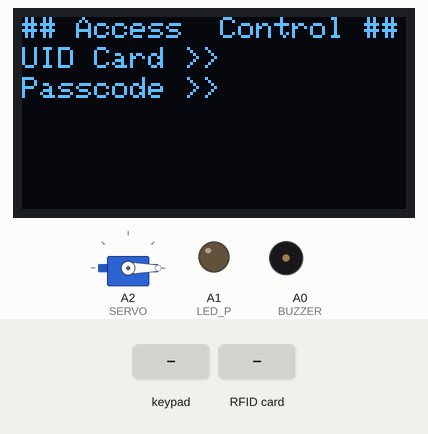
Simulated run of this sketch. Board: Arduino Uno, built with avr-gcc and run on an emulated ATmega328P. Parts: servo, 128×64 one-colour display, output pins drawn as LEDs (lit = HIGH), buzzer (waves = sounding, pin HIGH). Inputs (shaded band) come from the test bench. Pins used as bus, display or sensor lines are not drawn; what the sketch prints to the serial monitor is not drawn.

Above: at 2.1 s.
2.2 s: keypad keys D 3 6 A 8 1 9 * pressed 0.4 s apart
At 5.2 s:
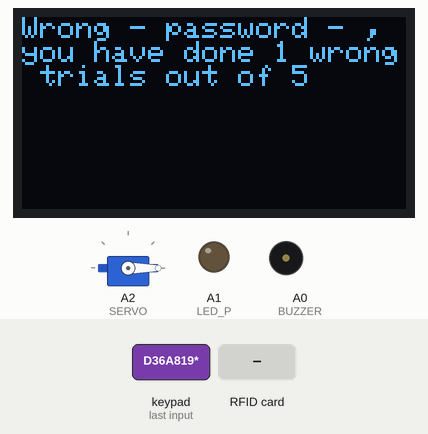
6.9 s: RFID card 5E 7A 19 C4 held to the reader
At 9.7 s:
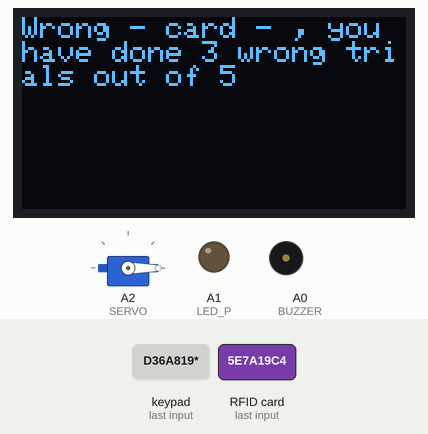
9.9 s: keypad keys 5 2 8 6 pressed 0.4 s apart
At 13.7 s:
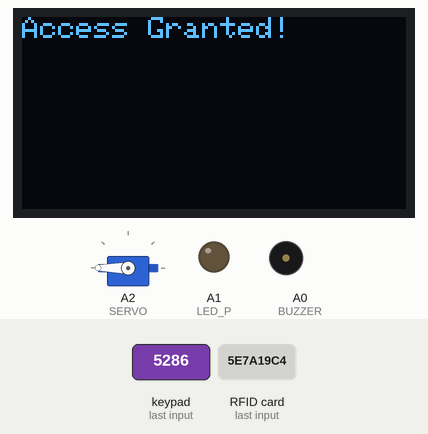
14.5 s: key 'B' pressed
At 17.3 s:
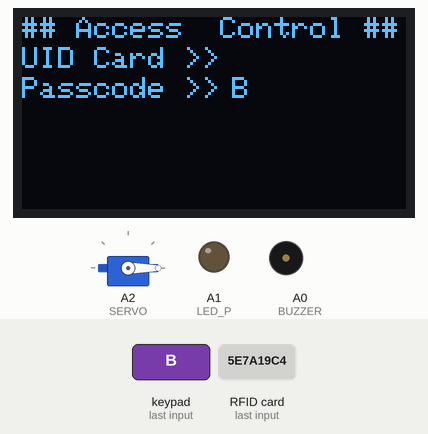
17.5 s: key 'C' pressed
19.0 s: keypad keys D 3 6 A 8 1 9 # pressed 0.4 s apart
At 23.2 s:
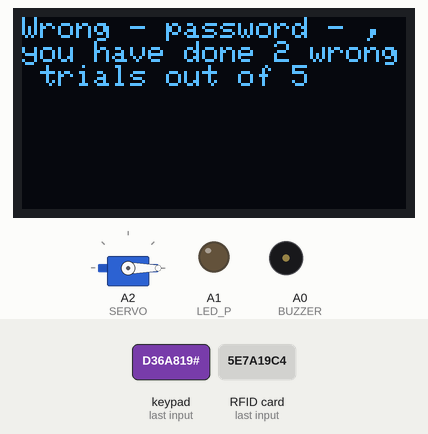
Timing chart, 0 to 24.7 s (numbered marks = the images above; inputs shaded):
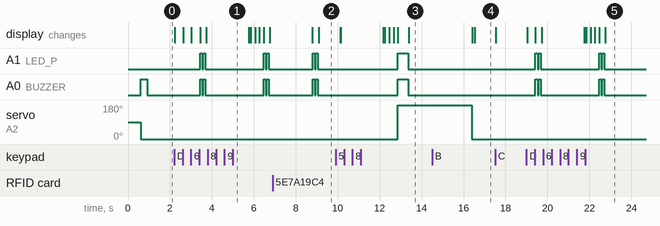

The sketch:

RFID_DOOR_LOCK.ino
```cpp
/*
 *--------------------------------------------------------------------------------------------------------------
 * RFID and Keypad based based door lock using Arduino Uno and OLED 128X64 display
 *--------------------------------------------------------------------------------------------------------------
 *
 * Author: Piyush Suteri -- https://www.instagram.com/piyush.suteri
 * This code was originally created for youtube video, link -- https://www.youtube.com/@piyushsuteri
 * Other links * Instructables -- https://www.instructables.com/member/piyushsuteri
 *
 *--------------------------------------------------------------------------------------------------------------
 * This code makes the use of MFRC522 library for RFID Module, https://github.com/miguelbalboa/rfid
 * This code also uses SPI library that is included with arduino ide and SSD1306 library which can be found at
   library manager in arduino ide and Servo library, also included with arduino ide
 * This code demonstrates project on digital door lock system using arduino uno. Components used for this are--
   * RS522 RFID reader and writter module with RFID tags
   * 4X4 Keypad module
   * 128X64 OLED Display
   * SG90 Servo motor
   * Arduino Uno R3
 *--------------------------------------------------------------------------------------------------------------
*/


//*======================= Include necessary libraries ============*
#include <SPI.h>
#include <MFRC522.h>
#include <Adafruit_SSD1306.h>
#include <Servo.h>
#include <Keypad.h>
//*================================================================*


/*
 * Pinout of RFID on some of arduino boards is as follows, this is provided for spi protocol
 * -----------------------------------------------------------------------------------------
 *             MFRC522      Arduino       Arduino   Arduino    Arduino          Arduino
 *             Reader/PCD   Uno/101       Mega      Nano v3    Leonardo/Micro   Pro Micro
 * Signal      Pin          Pin           Pin       Pin        Pin              Pin
 * -----------------------------------------------------------------------------------------
 * RST/Reset   RST          A3            A3         A3         RESET/ICSP-5     RST
 * SPI SS      SDA(SS)      10            53        D10        10               10
 * SPI MOSI    MOSI         11 / ICSP-4   51        D11        ICSP-4           16
 * SPI MISO    MISO         12 / ICSP-1   50        D12        ICSP-1           14
 * SPI SCK     SCK          13 / ICSP-3   52        D13        ICSP-3           15
 *
 * Pinout for other parts is in circuit diagram, see the youtube video to found it
*/


//*======================= Pinout ================================*
#define RST_PIN A3         // Reset pin RFID
#define SS_PIN 10          // SS pin RFID
#define SERVO A2           // Signal pin Servo
#define BUZZER A0          // Buzzer pin
#define LED_P A1         // Led pin
#define RESET LED_BUILTIN  // Reset for OLED


//*======================= Variables =============================*
const byte ROWS = 4;  // Four rows
const byte COLS = 4;  // Four columns

byte rowPins[ROWS] = { 2, 3, 4, 5 };  // {R1, R2, R3, R4}
byte colPins[COLS] = { 6, 7, 8, 9 };  // {C1, C2, C3, C4}

byte readCard[4];

String MasterTag = "D36A819";  // Your RFID Tag UID
String tagID = "";             // Scanned tag UID

int key_count = 0;    // Number of times any key in keypad was pressed
int wrong_pass = 0;   // Remembers number of times wrong password was entered
int oled_x_int = 70;  // Used to print password in oled display

int servo_u = 0;
int servo_v = 180;

char PASSWARD[5] = { '5', '2', '8', '6' };  // Correct passward (this is needed for keypad)
char password[5] = { '0', '0', '0', '0' };  // Stores passward entered by user

// Place keys according to order in your keypad
char Keys[ROWS][COLS] = {
  { '1', '2', '3', 'A' },
  { '4', '5', '6', 'B' },
  { '7', '8', '9', 'C' },
  { '*', '0', '#', 'D' }
};

//*===============================================================*
//*===============================================================*


//*========================Create instances=======================*
MFRC522 mfrc522(SS_PIN, RST_PIN);

Keypad keypad = Keypad(makeKeymap(Keys), rowPins, colPins, ROWS, COLS);

Adafruit_SSD1306 oled(RESET);

Servo myservo;
//*===============================================================*


//*===============================================================*
void setup() {
  myservo.attach(SERVO);

  pinMode(LED_P, OUTPUT);
  pinMode(BUZZER, OUTPUT);

  //*********** initallize ***********
  Serial.begin(9600);
  SPI.begin();
  oled.begin(SSD1306_SWITCHCAPVCC, 0x3C);
  mfrc522.PCD_Init();
  //**********************************

  //********* ready the oled *********
  oled.setTextColor(WHITE);
  oled.clearDisplay();
  oled.setCursor(0, 0);
  oled.print("## Access  Control ##");
  oled.setCursor(0, 10);
  oled.print("UID Card >>");
  oled.setCursor(0, 20);
  oled.print("Passcode >>");
  oled.display();
  delay(500);
  //**********************************

  //**** ready the serial monitor ****
  Serial.print("Access Control\n");
  Serial.print("Scan Card or enter password >>\n");
  //**********************************

  myservo.write(servo_u);

  //* indicate completetion of setup *
  digitalWrite(BUZZER, HIGH);
  delay(300);
  digitalWrite(BUZZER, LOW);
  //**********************************
}
//*===============================================================*


//*===============================================================*
void loop() {

  if (wrong_pass >= 5) {
    Serial.print("\n You have No trials left, because of wrong trials, you have to wait for 1 minute");

    oled.clearDisplay();
    oled.setCursor(0, 0);
    oled.print("You have No trials left, because of 5 wrong trials, you have to wait for 1 minute");
    oled.display();

    int i = 0;
    while (i < 20) {
      digitalWrite(BUZZER, HIGH);
      digitalWrite(LED_P, HIGH);
      delay(100);
      digitalWrite(BUZZER, LOW);
      digitalWrite(LED_P, LOW);
      delay(50);
      i++;
    }

    delay(60000);

    wrong_pass = 0;

    oled.setTextColor(WHITE);
    oled.clearDisplay();
    oled.setCursor(0, 0);
    oled.print("## Access  Control ##");
    oled.setCursor(0, 10);
    oled.print("UID Card >>");
    oled.setCursor(0, 20);
    oled.print("Passcode >>");
    oled.display();
  }

  char customKey = keypad.getKey();

  if (customKey) {

    password[key_count] = customKey;

    Serial.print(customKey);
    oled.setCursor((oled_x_int), 20);
    oled.write(customKey);
    oled.display();

    key_count++;
    oled_x_int += 7;

    if (key_count == 4) {

      key_count = 0;
      oled_x_int = 70;

      oled.clearDisplay();
      Serial.print("\n");

      if (password[0] == PASSWARD[0]
          && password[1] == PASSWARD[1]
          && password[2] == PASSWARD[2]
          && password[3] == PASSWARD[3]
          && password[4] == PASSWARD[4]) {

        wrong_pass = 0;

        digitalWrite(BUZZER, HIGH);
        digitalWrite(LED_P, HIGH);
        myservo.write(servo_v);

        delay(500);

        digitalWrite(BUZZER, LOW);
        digitalWrite(LED_P, LOW);

        Serial.print("Access Granted!\n");

        oled.setCursor(0, 0);
        oled.print("Access Granted!");
        oled.display();

        delay(1000);
      } else {

        digitalWrite(BUZZER, HIGH);
        digitalWrite(LED_P, HIGH);
        delay(100);
        digitalWrite(BUZZER, LOW);
        digitalWrite(LED_P, LOW);
        delay(50);
        digitalWrite(BUZZER, HIGH);
        digitalWrite(LED_P, HIGH);
        delay(100);
        digitalWrite(BUZZER, LOW);
        digitalWrite(LED_P, LOW);

        wrong_pass++;

        myservo.write(servo_u);

        Serial.println("Access denied\n");
        Serial.print("Wrong - password - , you have done ");
        Serial.print(wrong_pass);
        Serial.print(" wrong trials out of 5");

        oled.setCursor(0, 0);
        oled.print("Wrong - password - , you have done ");
        oled.print(wrong_pass);
        oled.print(" wrong trials out of 5");
        oled.display();
      }

      delay(2000);

      myservo.write(servo_u);

      Serial.print("Access control\n");

      oled.setTextColor(WHITE);
      oled.clearDisplay();
      oled.setCursor(0, 0);
      oled.print("## Access  Control ##");
      oled.setCursor(0, 10);
      oled.print("UID Card >>");
      oled.setCursor(0, 20);
      oled.print("Passcode >>");
      oled.display();

      Serial.print("\n");
    }
  }

  //Wait until new tag is available
  if (getID()) {

    oled.clearDisplay();
    oled.setCursor(0, 0);

    // Serial.print(tagID); // Uncomment this line to see your RFID tag's UID

    if (tagID == MasterTag) {

      wrong_pass = 0;

      digitalWrite(BUZZER, HIGH);
      digitalWrite(LED_P, HIGH);

      myservo.write(servo_v);

      delay(500);

      digitalWrite(BUZZER, LOW);
      digitalWrite(LED_P, LOW);

      Serial.print("Access Granted!\n");
      oled.setCursor(0, 0);
      oled.print("Access Granted!");
      oled.display();

      delay(1000);

    } else {

      digitalWrite(BUZZER, HIGH);
      digitalWrite(LED_P, HIGH);
      delay(100);
      digitalWrite(BUZZER, LOW);
      digitalWrite(LED_P, LOW);
      delay(50);
      digitalWrite(BUZZER, HIGH);
      digitalWrite(LED_P, HIGH);
      delay(100);
      digitalWrite(BUZZER, LOW);
      digitalWrite(LED_P, LOW);

      myservo.write(servo_u);

      wrong_pass++;

      Serial.println("Access denied\n");
      Serial.print("Wrong - card - , you have done ");
      Serial.print(wrong_pass);
      Serial.print(" wrong trials out of 5");

      oled.print("Wrong - card - , you have done ");
      oled.print(wrong_pass);
      oled.print(" wrong trials out of 5");
      oled.display();

      delay(1000);
    }

    Serial.print("ID : \t");
    Serial.print(tagID);

    oled.setTextColor(WHITE);
    oled.clearDisplay();
    oled.setCursor(0, 0);
    oled.print("## Access  Control ##");
    oled.setCursor(0, 10);
    oled.print("UID Card >>");
    oled.setCursor(0, 20);
    oled.print("Passcode >>");
    oled.display();

    oled.setCursor(70, 10);
    oled.print(tagID);
    oled.display();

    delay(2000);

    myservo.write(servo_u);

    Serial.print("\nAccess control \n");

    oled.setTextColor(WHITE);
    oled.clearDisplay();
    oled.setCursor(0, 0);
    oled.print("## Access  Control ##");
    oled.setCursor(0, 10);
    oled.print("UID Card >>");
    oled.setCursor(0, 20);
    oled.print("Passcode >>");
    oled.display();

    Serial.print("\n");
  }
}
//*===============================================================*


//*===============================================================*
boolean getID() {

  //*------------------------------------------------*
  if (!mfrc522.PICC_IsNewCardPresent()) {
    //If a new PICC placed to RFID reader continue
    return false;
  }
  //*------------------------------------------------*
  if (!mfrc522.PICC_ReadCardSerial()) {
    //Since a PICC placed get Serial and continue
    return false;
  }
  //*------------------------------------------------*


  tagID = "";


  //*------------------------------------------------*
  // The MIFARE PICCs that we use have 4 byte UID
  for (uint16_t i = 0; i < 4; i++) {
    // Adds the 4 bytes in a single String variable
    tagID.concat(String(mfrc522.uid.uidByte[i], HEX));
  }
  //*------------------------------------------------*

  tagID.toUpperCase();
  mfrc522.PICC_HaltA();  // Stop reading

  return true;
}
//*===============================================================*
```

Measured:
- after the input at 2.2 s, the display: first changes at once (image 1 shows a later state)
- after the input at 6.9 s, A1 (LED_P), A0 (BUZZER): alternates HIGH for 0.10 s and LOW for 0.05 s, 4 changes in all, then stays LOW, starting after 1.9 s; the display: first differs from a run without the input after 2.2 s (image 2)
- after the input at 9.9 s, A1 (LED_P), A0 (BUZZER): LOW → HIGH after 3.0 s, → LOW 0.50 s later; servo on A2 (SERVO): 0° → 180° after 3.0 s
- after the input at 14.5 s, the display: first differs from a run without the input after 2.0 s (image 4)
- after the input at 19.0 s, the display: first changes after 0.05 s (image 5 shows a later state)
